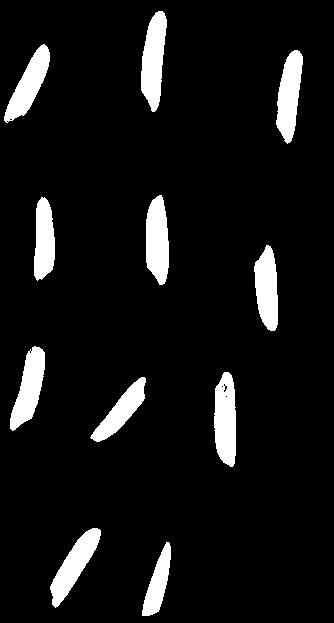
#> input picture ödev_3/rice.jpg, 334 x 623 px
$ python 'ödev.py'
#> lines starting #> are read from the running program, lines starting #| are printed output that depends on the picture; after the words box and inside, x2 and y2 are one past the last pixel; in counts of white or black regions, pixels touching at a corner belong together
import cv2
import numpy as np

# Resmi yükleyin
image_path = "rice.jpg"
image = cv2.imread(image_path)
#> image is the input picture: shape (623, 334, 3); min 0, max 255, mean 20.5

# Görüntüyü gri seviyeye dönüştür
gray = cv2.cvtColor(image, cv2.COLOR_BGR2GRAY)

# Eşikleme uygula
_, thresh = cv2.threshold(gray, 50, 255, cv2.THRESH_BINARY)
#> thresh: shape (623, 334); 8% white; 11 white regions, largest, box (x1, y1, x2, y2) and area: (141, 11, 167, 112) 1756, (214, 372, 236, 467) 1704, (146, 195, 169, 285) 1647

# Morfolojik işlemler uygula
kernel = np.ones((5, 5), np.uint8)
opening = cv2.morphologyEx(thresh, cv2.MORPH_OPEN, kernel, iterations=2)
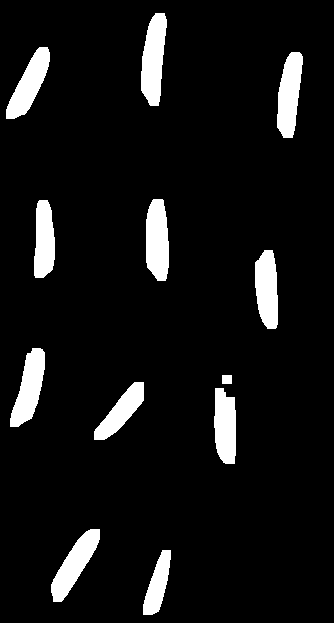
#> opening: shape (623, 334); 7.7% white; 12 white regions, largest, box (x1, y1, x2, y2) and area: (141, 13, 167, 106) 1706, (146, 199, 169, 281) 1599, (277, 52, 303, 138) 1561

# Bağlantı bileşenlerini etiketle
_, labels, stats, _ = cv2.connectedComponentsWithStats(opening, connectivity=8)
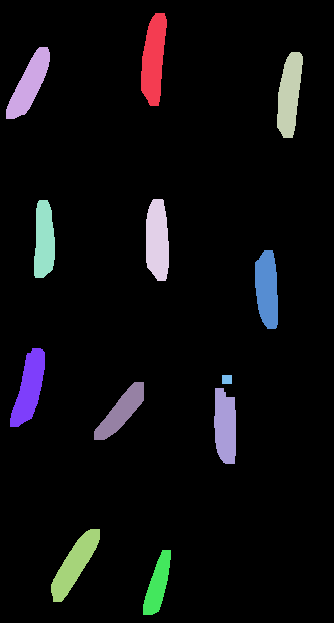
#> labels: shape (623, 334) int32; 13 distinct labels, from 0 to 12; one colour per label, 0 black
#> stats = 13 rows, first 6: [0, 0, 334, 623, 192073], [141, 13, 26, 93, 1706], [6, 47, 44, 72, 1494], [277, 52, 26, 86, 1561], [146, 199, 23, 82, 1599], [34, 200, 21, 78, 1339]

# Pirinç sayısını bul
rice_count = len(stats) - 1  # İlk etiket, arka planı temsil eder, bu yüzden çıkarılır
#> rice_count = 12

# Sonuçları ekrana yazdır
print("Pirinç Sayısı:", rice_count)
#| Pirinç Sayısı: 12

# Etiketli bileşenleri renklendir
result = cv2.cvtColor(opening, cv2.COLOR_GRAY2BGR)
for i in range(1, len(stats)):
    color = tuple(np.random.randint(0, 255, 3).tolist())
    cv2.putText(result, str(i), (stats[i][0], stats[i][1] - 5),
                cv2.FONT_HERSHEY_SIMPLEX, 0.5, color, 2)
    cv2.rectangle(result, (stats[i][0], stats[i][1]),
                  (stats[i][0] + stats[i][2], stats[i][1] + stats[i][3]), color, 2)
#> this loop made 12 passes
#> color on passes 1 to 12: (172, 47, 117), (192, 67, 251), (195, 103, 9), (211, 21, 242), (36, 87, 70), (216, 88, 140), (58, 193, 230), (39, 87, 174), (88, 81, 165), (25, 77, 72), (9, 148, 115), (208, 243, 197)
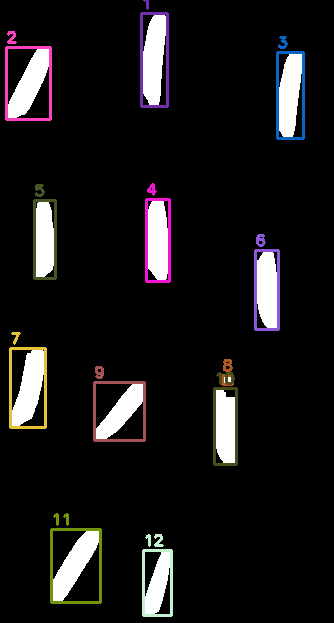
#> result: shape (623, 334, 3); mean B, G, R 23.2, 22.4, 24

# Görüntüleri ekrana göster
cv2.imshow('Original Image', image)
cv2.imshow('Thresholded Image', thresh)
cv2.imshow('Morphological Operations', opening)
cv2.imshow('Result', result)
cv2.waitKey(0)
cv2.destroyAllWindows()
